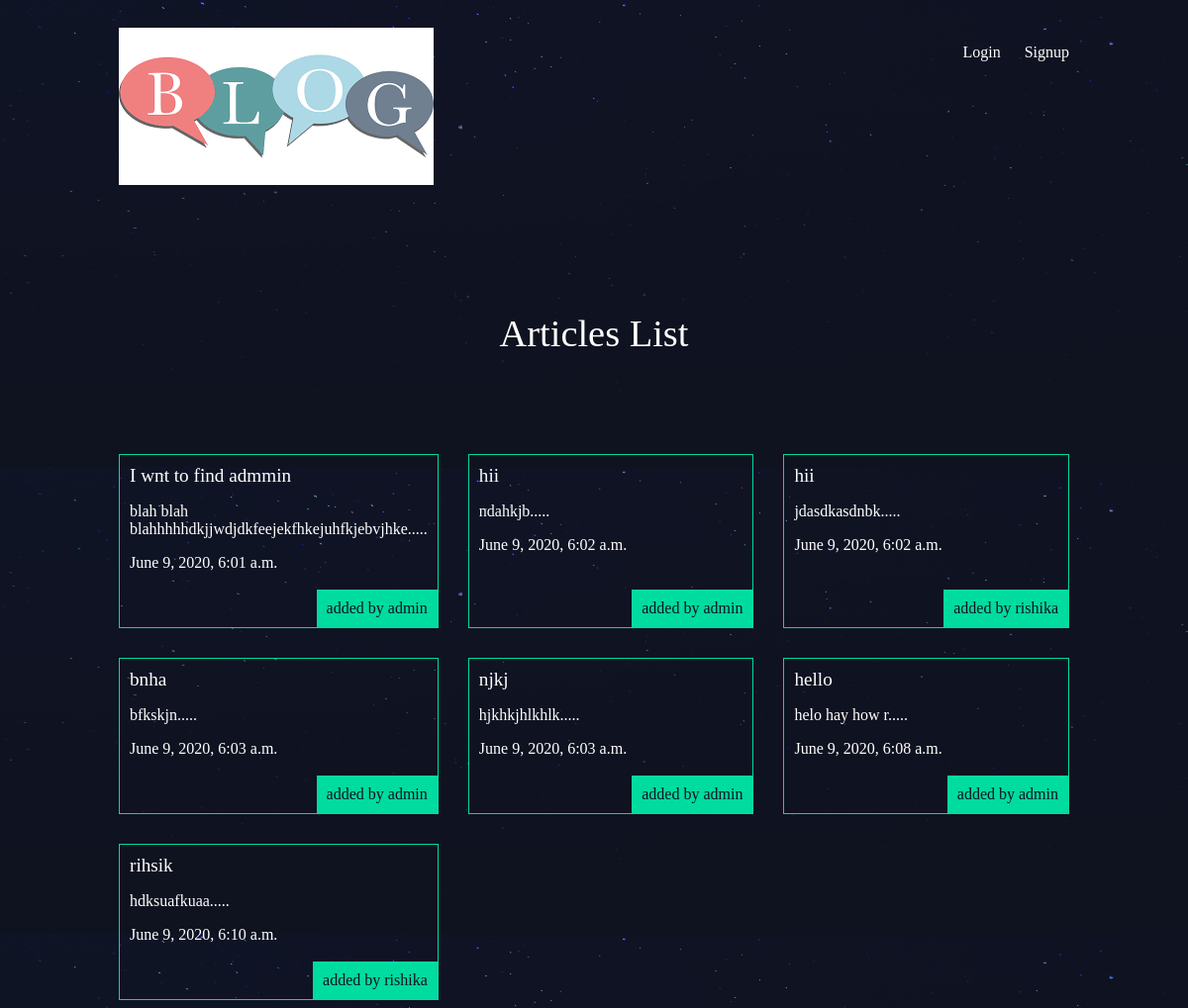
The page /articles/ on the database as committed earlier.
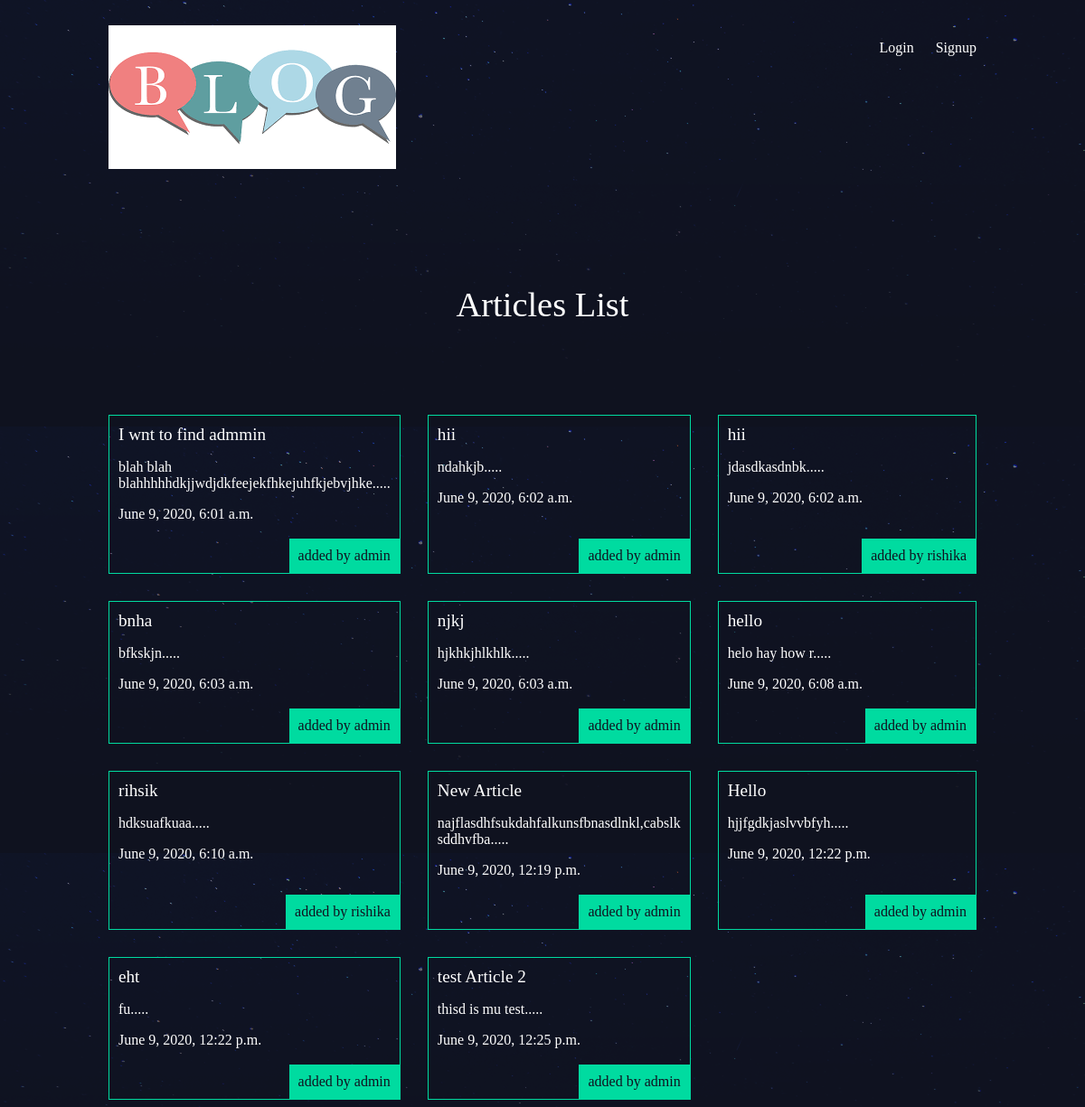
The same page on the database as committed later.
### articles/models.py (models this page shows, shortened)
class Article(models.Model):
	title = models.CharField(max_length=100)
	slug = models.SlugField()
	body = models.TextField()
	date = models.DateTimeField(auto_now_add=True)
	thumb = models.ImageField(default='default.png',blank=True)
	author = models.ForeignKey(User,default=None,on_delete=models.CASCADE)
	def snippet(self):
		return self.body[:50] + '.....'

### articles/views.py (the view)
# urls.py: path('',article_views.article_list,name='home'),
def article_list(request):
	articles = Article.objects.all().order_by('date')
	return render(request,'articles/article_list.html',{'articles':articles})

### articles/templates/articles/article_list.html
{% extends 'base_layout.html' %}
    {% block content %}
    <h1>Articles List</h1>
    <div class="articles">
    {% for article in articles %}
        <div class="article">
             <h2><a href="{% url 'articles:detail' slug=article.slug %}">{{ article.title }}</a></h2>
            <p>{{ article.snippet }}</p>
            <p>{{ article.date }}</p>
            <p class='author'>added by {{ article.author.username}}</p>
        </div>
    {% endfor %}
    </div>
    {% endblock %}

### templates/base_layout.html (shortened to what this page needs)
{% load static from staticfiles %}
<!DOCTYPE html>
<html>
    <head>
        <link rel="stylesheet" href="{% static 'styles.css' %}">
    </head>
    <body>
        <header class="wrapper">
            <h1><a href="{% url 'home' %}"><img src="{% static 'logo.png' %}" alt="blog-website" /></a></h1>
            <nav>
                <ul>
                {% if user.is_authenticated %}
                    <li>
                      <form class='logout-link' action="{% url 'accounts:logout' %}" method="post">
                       {% csrf_token %}
                        <button type='submit'>Logout</button>
                        </form>
                    </li>
                    <li> <a href="{% url 'articles:create' %}" class='highlight'>New Article</a></li>
                {% else %}
                        <li> <a href="{% url 'accounts:login' %}">Login</a></li>
                        <li><a href="{% url 'accounts:signup' %}">Signup</a></li>
                {% endif %}
                </ul>
            </nav>
        </header>
        <div class="wrapper">
            {% block content %}
            {% endblock %}
        </div>
    </body>
</html>

### assets/styles.css (style rules this page uses)
body { background-color: #0f121f; background-image: url(/static/stars.png); background-repeat-y: no-repeat; color: #fff; }
body * { font-family: Ubuntu; }
h1, h2, h3, h4, h5 { font-weight: normal; margin: 0; }
a, a:hover, a:visited { color: #fff; text-decoration: none; }
.wrapper { max-width: 960px; margin: 0 auto; }
div.wrapper h1 { text-align: center; margin: 100px auto; font-size: 2.4em; }
header { display: grid; grid-template-columns: 1fr 1fr; padding: 20px 0; }
nav { justify-self: end; }
nav li { display: inline-block; margin-left: 20px; }
.articles { display: grid; grid-template-columns: 1fr 1fr 1fr; grid-gap: 30px; }
.article { padding: 10px; border: 1px solid #00dba0; position: relative; padding-bottom: 40px; }
.article h2 { font-size: 1.2em; }
.article .author { padding:10px; background: #00dba0; position: absolute; right:0; bottom: 0; margin: 0; color: #0f121f; }

Rows that differ between the two databases and show on the page:
added Article: title "New Article", snippet "najflasdhfsukdahfalkunsfbnasdlnkl,cabslk sddhvfba.....", date "June 9, 2020, 12:19 p.m.", author.username "admin"
added Article: title "Hello", snippet "hjjfgdkjaslvvbfyh.....", date "June 9, 2020, 12:22 p.m.", author.username "admin"
added Article: title "eht", snippet "fu.....", date "June 9, 2020, 12:22 p.m.", author.username "admin"
added Article: title "test Article 2", snippet "thisd is mu test.....", date "June 9, 2020, 12:25 p.m.", author.username "admin"
